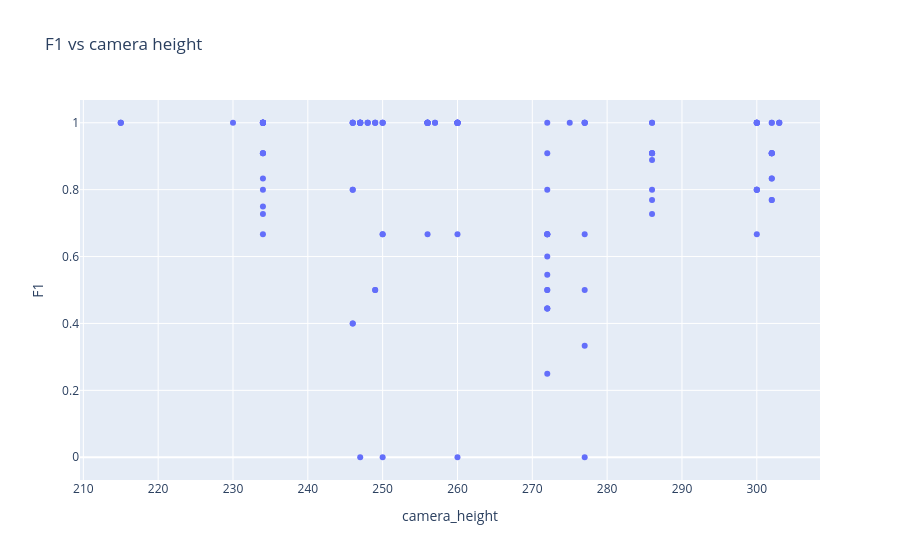
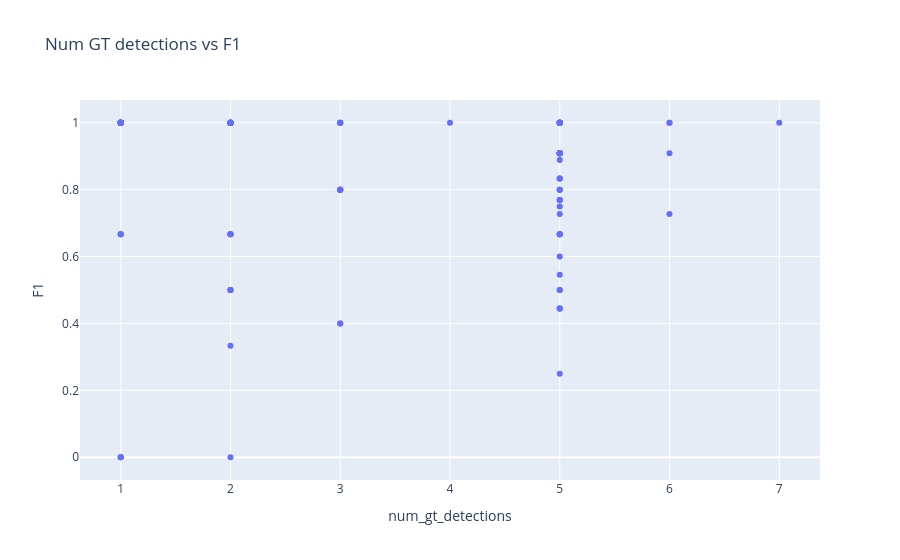
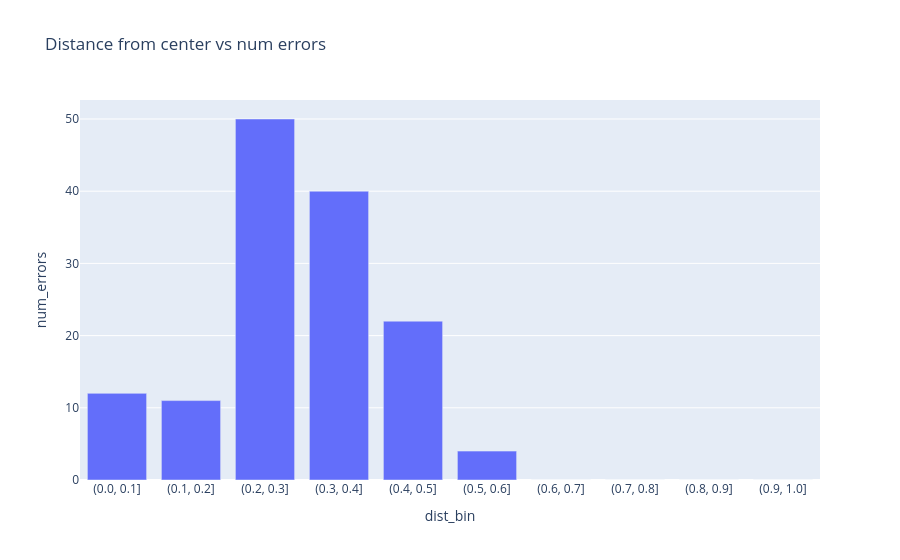

These figures' notebook cell, in order:
### Markdown cell above
**Plots:** F1 vs camera height; num GT detections vs F1; and distance‑from‑center vs error count for FN+FP.

### Code cell
section_f_visual_summary()

### Figure 1 — Plotly figure (JSON) as saved in the notebook; plotly's stock layout.template omitted (floating-point values rounded to 4 significant figures; data arrays with more than 128 entries replaced by an {"elided": "..."} marker saying what was removed)
{"data": [{"hovertemplate": "camera_height=%{x}<br>F1=%{y}<extra></extra>", "legendgroup": "", "marker": {"color": "#636efa", "symbol": "circle"}, "mode": "markers", "name": "", "orientation": "v", "showlegend": false, "type": "scatter", "x": {"elided": "142 int values"}, "xaxis": "x", "y": {"elided": "142 float values"}, "yaxis": "y"}], "layout": {"legend": {"tracegroupgap": 0}, "title": {"text": "F1 vs camera height"}, "xaxis": {"anchor": "y", "domain": [0, 1], "title": {"text": "camera_height"}}, "yaxis": {"anchor": "x", "domain": [0, 1], "title": {"text": "F1"}}}}

### Figure 2 — Plotly figure (JSON) as saved in the notebook; plotly's stock layout.template omitted (floating-point values rounded to 4 significant figures; data arrays with more than 128 entries replaced by an {"elided": "..."} marker saying what was removed)
{"data": [{"hovertemplate": "num_gt_detections=%{x}<br>F1=%{y}<extra></extra>", "legendgroup": "", "marker": {"color": "#636efa", "symbol": "circle"}, "mode": "markers", "name": "", "orientation": "v", "showlegend": false, "type": "scatter", "x": {"elided": "142 int values"}, "xaxis": "x", "y": {"elided": "142 float values"}, "yaxis": "y"}], "layout": {"legend": {"tracegroupgap": 0}, "title": {"text": "Num GT detections vs F1"}, "xaxis": {"anchor": "y", "domain": [0, 1], "title": {"text": "num_gt_detections"}}, "yaxis": {"anchor": "x", "domain": [0, 1], "title": {"text": "F1"}}}}

### Figure 3 — Plotly figure (JSON) as saved in the notebook; plotly's stock layout.template omitted (floating-point values rounded to 4 significant figures)
{"data": [{"alignmentgroup": "True", "hovertemplate": "dist_bin=%{x}<br>num_errors=%{y}<extra></extra>", "legendgroup": "", "marker": {"color": "#636efa", "pattern": {"shape": ""}}, "name": "", "offsetgroup": "", "orientation": "v", "showlegend": false, "textposition": "auto", "type": "bar", "x": ["(0.0, 0.1]", "(0.1, 0.2]", "(0.2, 0.3]", "(0.3, 0.4]", "(0.4, 0.5]", "(0.5, 0.6]", "(0.6, 0.7]", "(0.7, 0.8]", "(0.8, 0.9]", "(0.9, 1.0]"], "xaxis": "x", "y": [12, 11, 50, 40, 22, 4, 0, 0, 0, 0], "yaxis": "y"}], "layout": {"barmode": "relative", "legend": {"tracegroupgap": 0}, "title": {"text": "Distance from center vs num errors"}, "xaxis": {"anchor": "y", "domain": [0, 1], "title": {"text": "dist_bin"}}, "yaxis": {"anchor": "x", "domain": [0, 1], "title": {"text": "num_errors"}}}}
